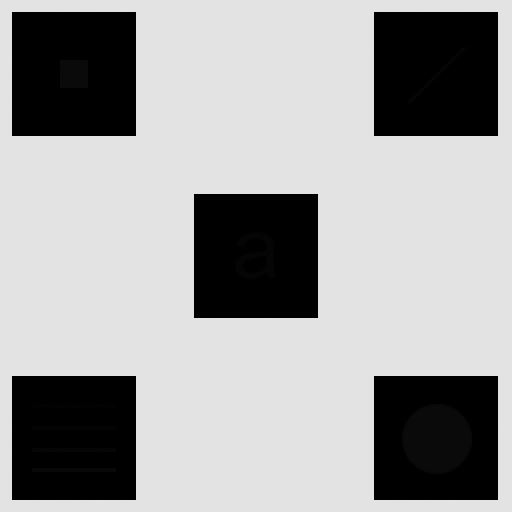
//> input picture C++/Experiments/Experiments/2-3.tif, 512 x 512 px
$ ./exp3   (built with g++ and OpenCV 4)
//> lines starting //> are read from the running program, lines starting //| are printed output that depends on the picture
#include"cv.h"
#include"highgui.h"
#include <iostream>
#include <math.h>
#include <stdlib.h>
#include <algorithm>
using namespace std;

int main() {
	//3-1
	IplImage* src = cvLoadImage("2-3.tif", CV_LOAD_IMAGE_GRAYSCALE);
//> src is the input picture: 512 rows x 512 cols, CV_8UC1; min 0, max 228, mean 160.7
	int height = src->height;
//> height = 512
	int width = src->width;
//> width = 512
	int step = src->widthStep;
//> step = 512
	IplImage* copy = cvLoadImage("2-3.tif", CV_LOAD_IMAGE_GRAYSCALE);
	IplImage* copy_s = cvLoadImage("2-3.tif", CV_LOAD_IMAGE_GRAYSCALE);
	uchar * sp = (uchar*)src->imageData;
	uchar * cp = (uchar*)copy->imageData;
	uchar * cp_s = (uchar*)copy_s->imageData;
	// [5 lines of commented-out code are left out]
	cvShowImage("3-1-1", src);//原图
	cvWaitKey(0);
	int pixels[256] = { 0 };
	int spixels[256] = { 0 };
	int temp = 0;
	for (int i = 0; i < height; i++) {
		for (int j = 0; j < width; j++) {
			memset(pixels, 0, sizeof(int) * 256);
			memset(spixels, 0, sizeof(int) * 256);
			for (int m = 0; m < 3; m++) {
				for (int n = 0; n < 3; n++) {
					if (i + m - 1 < 0 || i + m - 1 >= height || j + n - 1 < 0 || j + n - 1 >= width) temp = 0;
					else temp = sp[(i + m - 1)*step + j + n - 1];
					pixels[temp] ++;
				}
			}
			spixels[0] = pixels[0];
			for (int k = 1; k < 256; k++) {
				spixels[k] = spixels[k - 1] + pixels[k];
			}
			cp[i*step + j] = round(spixels[sp[i*step + j]]/9.0*255);
		}
	}
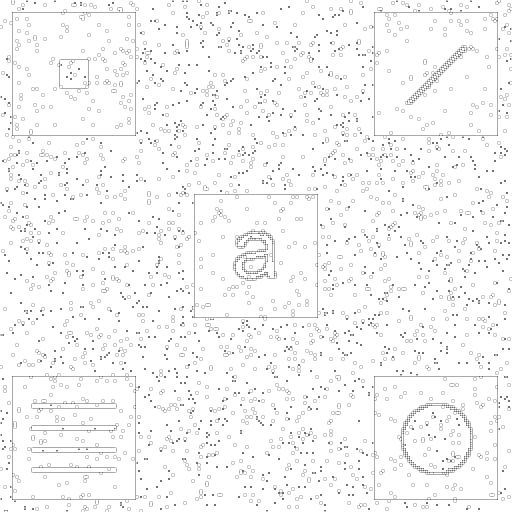
//> copy: 512 rows x 512 cols, CV_8UC1; min 113, max 255, mean 247.4
//> after the loop, pixels = 256 values, max 5 at index 0, min 0 at index 1, mean 0.0352; spixels = 256 values from 5 to 9; temp = 0
	cvShowImage("3-1-2", copy);//局部直方图均衡化
	cvWaitKey(0);
	memset(pixels, 0, sizeof(int) * 256);
//> pixels = 256 values from 0 to 0
	memset(spixels, 0, sizeof(int) * 256);
//> spixels = 256 values from 0 to 0
	for (int i = 0; i < height; i++) {
		for (int j = 0; j < width; j++) {
			pixels[sp[i*step + j]]+=1;
		}
	}
//> after the loop, pixels = 256 values, max 175784 at index 227, min 0 at index 12, mean 1024
	spixels[0] = pixels[0];
//> spixels = 256 values, max 67488 at index 0, min 0 at index 1, mean 263.6
	for (int k = 1; k < 256; k++) {
		spixels[k] = spixels[k - 1] + pixels[k];
	}
//> after the loop, spixels = 256 values from 67488 to 262144
	for (int i = 0; i < height; i++) {
		for (int j = 0; j < width; j++) {
			cp_s[i*step + j] = round(spixels[sp[i*step + j]] / (double)(height*width) * 255);
		}
	}
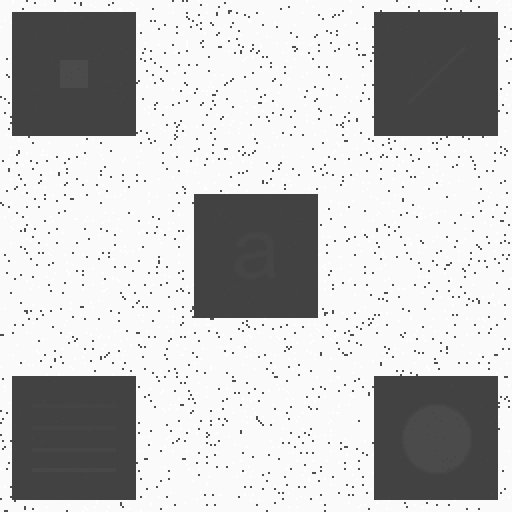
//> copy_s: 512 rows x 512 cols, CV_8UC1; min 66, max 255, mean 193.3
	cvShowImage("3-1-3", copy_s);//全局直方图均衡化
	cvWaitKey(0);

	//3-2
	IplImage* image = cvLoadImage("2-4.tif", CV_LOAD_IMAGE_GRAYSCALE);
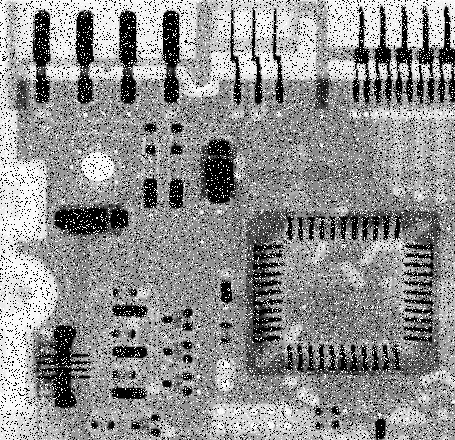
//> input picture C++/Experiments/Experiments/2-4.tif, 455 x 440 px
//> image is the input picture: 440 rows x 455 cols, CV_8UC1; min 0, max 255, mean 144.1
	IplImage* icopy = cvLoadImage("2-4.tif", CV_LOAD_IMAGE_GRAYSCALE);
	IplImage* icopy_s = cvLoadImage("2-4.tif", CV_LOAD_IMAGE_GRAYSCALE);
	int iheight = image->height;
//> iheight = 440
	int iwidth = image->width;
//> iwidth = 455
	int istep = image->widthStep;
//> istep = 455
	uchar * ip = (uchar*)image->imageData;
	uchar * icp = (uchar*)icopy->imageData;
	uchar * icp_s = (uchar*)icopy_s->imageData;
	cvShowImage("3-2-1", image);//原图
	cvWaitKey(0);
	int sum = 0;
	for (int i = 0; i < iheight; i++) {
		for (int j = 0; j < iwidth; j++) {
			sum = 0;
			for (int m = 0; m < 3; m++) {
				for (int n = 0; n < 3; n++) {
					if (i + m - 1 < 0 || i + m - 1 >= iheight || j + n - 1 < 0 || j + n - 1 >= iwidth) temp = 0;
					else temp = ip[(i + m - 1)*istep + j + n - 1];
					sum += temp;
				}
			}
			icp[i*istep + j] = round(sum / 9);
		}
	}
//> this loop made 440 passes
//> sum on passes 1 to 3: 986, 1484, 1479
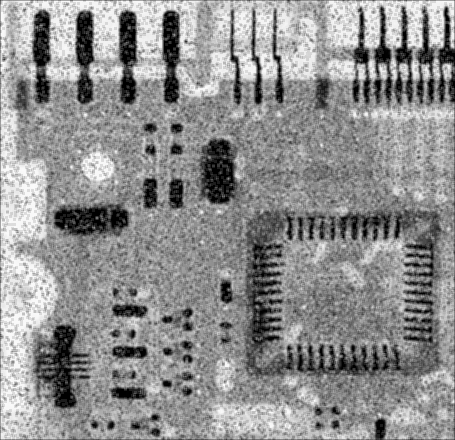
//> icopy: 440 rows x 455 cols, CV_8UC1; min 0, max 253, mean 143.1
//> after the loop, sum = 626; temp = 0
	cvShowImage("3-2-2", icopy);//平均值过滤器
	cvWaitKey(0);
	int sort_rs[9] = { 0 };
	for (int i = 0; i < iheight; i++) {
		for (int j = 0; j < iwidth; j++) {
			for (int m = 0; m < 3; m++) {
				for (int n = 0; n < 3; n++) {
					if (i + m - 1 < 0 || i + m - 1 >= iheight || j + n - 1 < 0 || j + n - 1 >= iwidth) temp = 0;
					else temp = ip[(i + m - 1)*istep + j + n - 1];
					sort_rs[m * 3 + n] = temp;
				}
			}
			sort(&sort_rs[0],&sort_rs[8]);
			icp_s[i*istep + j] = sort_rs[4];
		}
	}
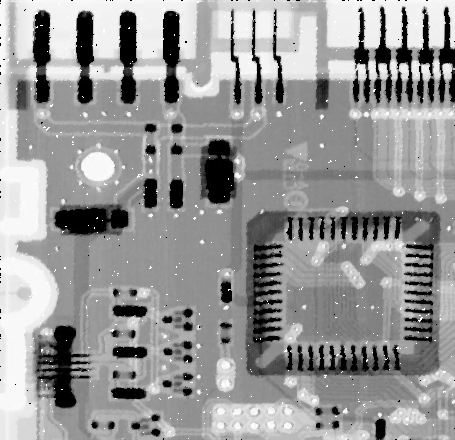
//> icopy_s: 440 rows x 455 cols, CV_8UC1; min 0, max 255, mean 150.8
//> after the loop, temp = 0; sort_rs = [0, 0, 0, 0, 149, 150, 162, 165, 0]
	cvShowImage("3-2-3", icopy_s);//中间值过滤器
	cvWaitKey(0);

	//3-3
	int *gmask = new int[iheight*iwidth];
	for (int i = 0; i < iheight; i++) {
		for (int j = 0; j < iwidth; j++) {
			gmask[i*iwidth+j] = ip[i*istep + j] - icp[i*istep + j];
		}
	}
	IplImage* image_s = cvLoadImage("2-4.tif", CV_LOAD_IMAGE_GRAYSCALE);
	uchar * ip_s = (uchar*)image_s->imageData;
	int k = 4;
	for (int i = 0; i < iheight; i++) {
		for (int j = 0; j < iwidth; j++) {
			temp = ip[i*istep + j] + gmask[i*iwidth + j] * k;
			if (temp < 0) temp = 0;
			if (temp > 255) temp = 255;
			ip_s[i*istep + j] = temp;
		}
	}
//> this loop made 440 passes
//> temp on passes 1 to 3: 255, 255, 255
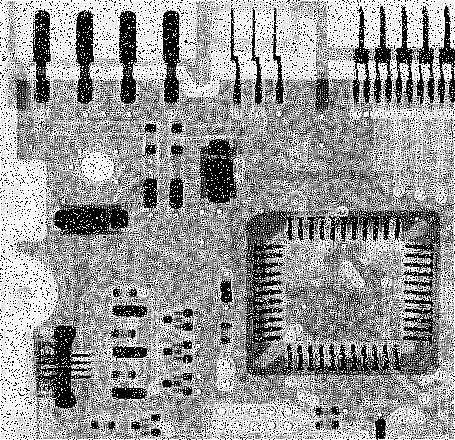
//> image_s: 440 rows x 455 cols, CV_8UC1; min 0, max 255, mean 152.6
//> after the loop, temp = 255
	cvShowImage("3-3-1", image_s);//锐化后
	cvWaitKey(0);
	return 0;
}
